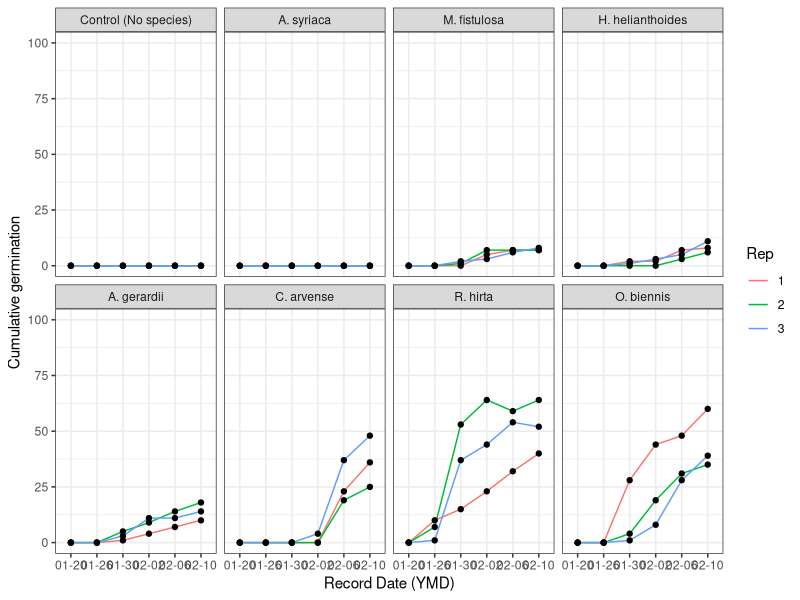
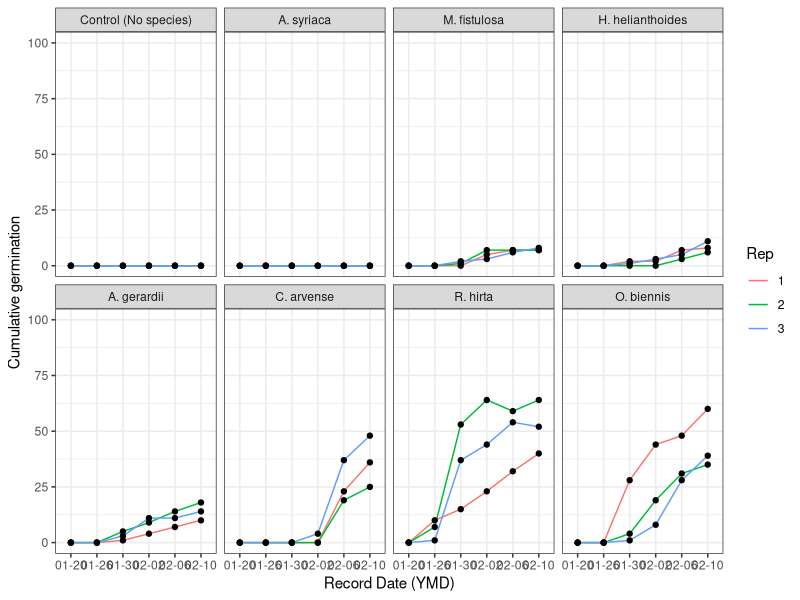

Write the R code that produced these figures, in order.
# libraries ----
library(dplyr)
library(here)
library(ggplot2)
library(lubridate)

# import ----
germ_trials <- read.csv(here("data", "input_data", "germination_trials.csv"))

# visualize ----

(plot_germ <- germ_trials %>%
  mutate(
    Species = case_when(
      Species == "ASSY" ~ "A. syriaca", 
      Species == "HEHE" ~ "H. helianthoides",
      Species == "MOFI" ~ "M. fistulosa", 
      Species == "ANGE" ~ "A. gerardii",
      Species == "CIAR" ~ "C. arvense", 
      Species == "OEBI" ~ "O. biennis", 
      Species == "RUHI" ~ "R. hirta", 
      Species == "CONTROL" ~ "Control (No species)",
      TRUE ~ Species
    ) %>%
    factor(levels = c(
      "Control (No species)", 
      "A. syriaca",
      "M. fistulosa", 
      "H. helianthoides", 
      "A. gerardii", 
      "C. arvense",
      "R. hirta", 
      "O. biennis")
      ),
    Rep = factor(Rep),
    MonthDay = lubridate::date(Record_date_ymd) %>% format("%m-%d")
  ) %>%
  ggplot(aes(x = MonthDay, y = Germination, group = Rep)) + 
  geom_line((aes(col = Rep))) + 
  geom_point() + 
  ylim(0, 100) + 
  labs(
    x = "Record Date (YMD)",
    y = "Cumulative germination") + 
  facet_wrap(~Species, nrow = 2, ncol = 4) + 
  theme_bw() 
)

# save to disk ----
ggsave(
  plot = plot_germ, 
  filename = here("output", "data_appendix_output", "germ_trials.png"), 
  device = "png", 
  units = "in", 
  height = 5, 
  width = 10
)